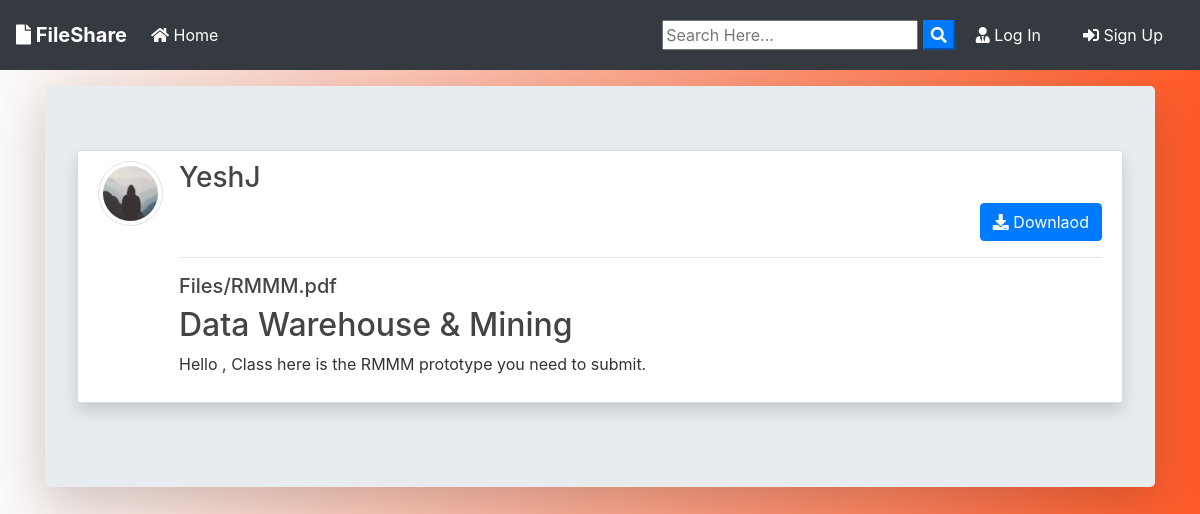
Page /post/20/ on the committed database.
### blog/models.py (models this page shows, shortened)
class Post(models.Model):
	title = models.CharField(max_length=100)
	file = models.FileField(null=True,blank=True,upload_to='Files')
	content = models.TextField()
	date_posted = models.DateTimeField(default=timezone.now)
	author = models.ForeignKey(User, on_delete=models.CASCADE)
	def extension(self):
		name, extension = os.path.splitext(self.file.name)
		return extension

### users/models.py (models this page shows, shortened)
class Profile(models.Model):
    user = models.OneToOneField(User, on_delete=models.CASCADE)
    image = models.ImageField(default='default.jpg', upload_to='profile_pics')

### blog/views.py (the view)
# urls.py: path('post/<int:pk>/', PostDetailView.as_view(), name='post-detail'),
class PostDetailView(DetailView):
    model = Post
    template_name = 'blog/post_detail.html'

### blog/templates/blog/post_detail.html (shortened to what this page needs)
{% extends "blog/base.html" %}
{% block content %}
<div class="jumbotron mt-3 shadow-lg">
<article class="media content-section shadow ">
   <a href="{{ object.author.profile.image.url }} " target="_blank"> <img src="{{ object.author.profile.image.url }}  " alt="" class="article-img rounded-circle img-thumbnail img-fluid">
   </a>
    <div class="media-body">
      <div class="">
        <div class="d-flex justify-content-between">
        <a class="mr-2 mt-0 mb-0  text-dark" href="{% url 'user-posts' object.author.username  %}"><h3>{{ object.author }}</h3></a>
        </div>
        {% if object.author != user %}
          <div class="form-group mt-0 pt-0 d-flex justify-content-end">
            <a href="{{ object.file.url }}" download class="btn btn-primary flex-last" type="submit"><i class="fas fa-download"></i> Downlaod</a>
          </div>
        {% endif %}
        <hr>
      </div>
      <div>
        {% if object.file %}
          {% if object.extension == '.jpg' or object.extension == 'jpeg' or object.extension == 'png' %}
            <a href="{{ object.file.url }}"  download ><img src="{{ object.file.url }}" alt="" class="img-fluid "></a>
            <a href="{{ object.file.url }}"  download class="text-dark"><h5>{{ object.file }}</h5></a>
          {% else %}
            <a href="{{ object.file.url }}"  download class="text-dark"><h5>{{ object.file }}</h5></a>
          {% endif %}
        {% endif %}
      </div>
      <h2>{{ object.title }}</h2>
      <p class="article-content">{{ object.content }}</p>
    </div>
  </article>
{% endblock content %}

### blog/static/blog/main.css (style rules this page uses)
body { background: #fafafa; color: #333333; margin-top: 0; background-image: linear-gradient(to right, rgba(255,70,90,0), rgba(255,90,40,1)); }
h1, h2, h3, h4, h5, h6 { color: #444444; }
.content-section { background: #ffffff; padding: 10px 20px; border: 1px solid #dddddd; border-radius: 3px; margin-bottom: 20px; }
.article-content { white-space: pre-line; }
.article-img { height: 65px; width: 65px; margin-right: 16px; }

### rows in the picture
Post: author.profile.image (placeholder picture), author "YeshJ", file "Files/RMMM.pdf", title "Data Warehouse & Mining", content "Hello , Class here is the RMMM prototype you need to submit."
